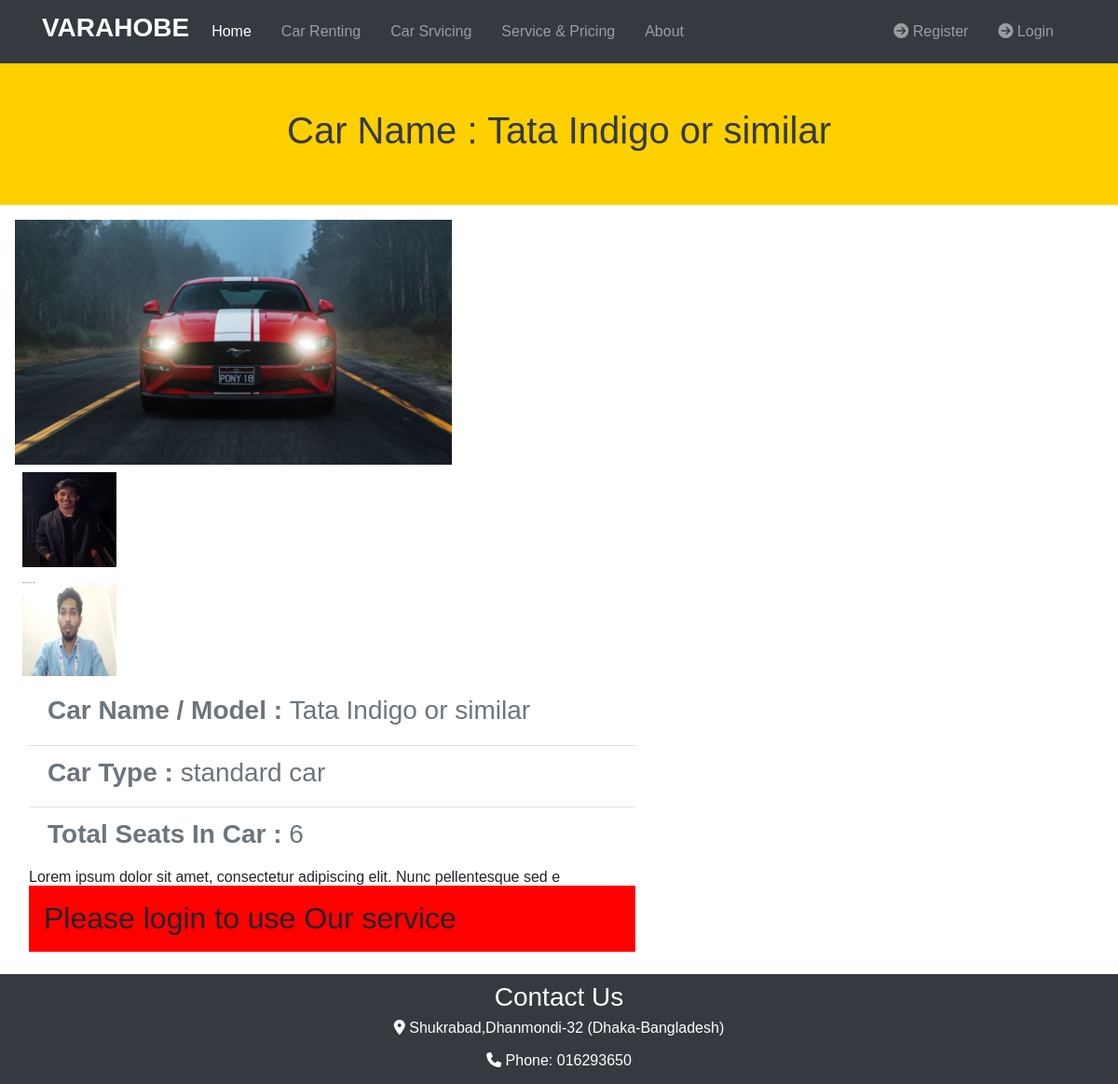
Screenshot of /carlists/2 with the database file from the repository.
### carlists/models.py (models this page shows, shortened)
class Car_Listings(models.Model):
    title=models.CharField(max_length=50)
    type=models.CharField(max_length=50,)
    seats=models.IntegerField()
    rent_perday=models.IntegerField()
    extra_message=models.CharField(max_length=80)
    photo_main=models.ImageField(upload_to='photos/%Y/%m/%d/')
    photo_1=models.ImageField(upload_to='photos/%Y/%m/%d/' ,blank=True)
    photo_2=models.ImageField(upload_to='photos/%Y/%m/%d/',blank=True)
    is_Available=models.BooleanField(default=True)
    list_date=models.DateTimeField(default=datetime.now,blank=True)

### carlists/views.py (the view)
# urls.py: path('<int:id>', views.onecar, name="onecar"),
def onecar(request,id):
     onecar=get_object_or_404(Car_Listings, pk=id)
     context={'onecar':onecar}
     return render(request,'carlists/onecar.html',context)

### templates/carlists/onecar.html (shortened to what this page needs)
{% extends 'pages/base.html' %}
{% load static %}
{% block content %}
<section class="py-5 text-dark  car-name">
  <div class="container">
    <div class="row text-center">
      <div class="col-md-12">
        <h1>Car Name : {{onecar.title}}</h1>
      </div>
    </div>
  </div>
</section>
<section class="car-info p-3">
<div class="row">
<div class="col-md-5">
  <img src="{{ onecar.photo_main.url }}" alt="" class="img-fluid ">
  {% if onecar.photo_1 %}
  <div class="col-md-3 p-2">
    <a href="{{ onecar.photo_1.url }}" data-lightbox="home-images">
      <img src="{{ onecar.photo_1.url }}" alt="" class="img-fluid">
    </a>
  </div>
  {% endif %}
  {% if onecar.photo_2 %}
  <div class="col-md-3 p-2">
    <img src="{{ onecar.photo_2.url }}" alt="" class="img-fluid">
  </div>
</div>
{% endif %}
</div>
<div class="col-md-7">
  <ul class="list-group list-group-flush">
    <li class="list-group-item text-secondary">
      <h3> <strong>Car Name / Model : </strong> {{onecar.title}} </h3>
    </li>
    <li class="list-group-item text-secondary">
      <h3> <strong>Car Type : </strong> {{onecar.type}} </h3>
    </li>
    <li class="list-group-item text-secondary">
      <h3> <strong>Total Seats In Car : </strong> {{onecar.seats}} </h3>
    </li>
  </ul>
  <div class="car-description">
    {{onecar.extra_message}}
  </div>
  {% if user.is_authenticated %}
  <div class="px-2 bg-light">
    <button class="btn-secondary btn-block btn-lg" data-toggle="modal" data-target="#getcar">Caontact For Book
      This Car</button>
  </div>
  {% else %}
  <h2 class="warning p-3"> Please login to use Our service </h2>
  {% endif %}
</div>
</section>
{% endblock %}

### CarRental/static/css/style.css (style rules this page uses)
body { font-family: 'montserrat',sans-serif; font:var(--dark) }
:root { --pure:#ffffff; --yellow:#FFD000; }
.car-name { background-color: var(--yellow); }
.warning { background-color: red; }

### rows the page displays
Car_Listings: title "Tata Indigo or similar", photo_main (picture), photo_1 (picture), photo_2 (picture), type "standard car", seats "6", extra_message "Lorem ipsum dolor sit amet, consectetur adipiscing elit. Nunc pellentesque sed e"
